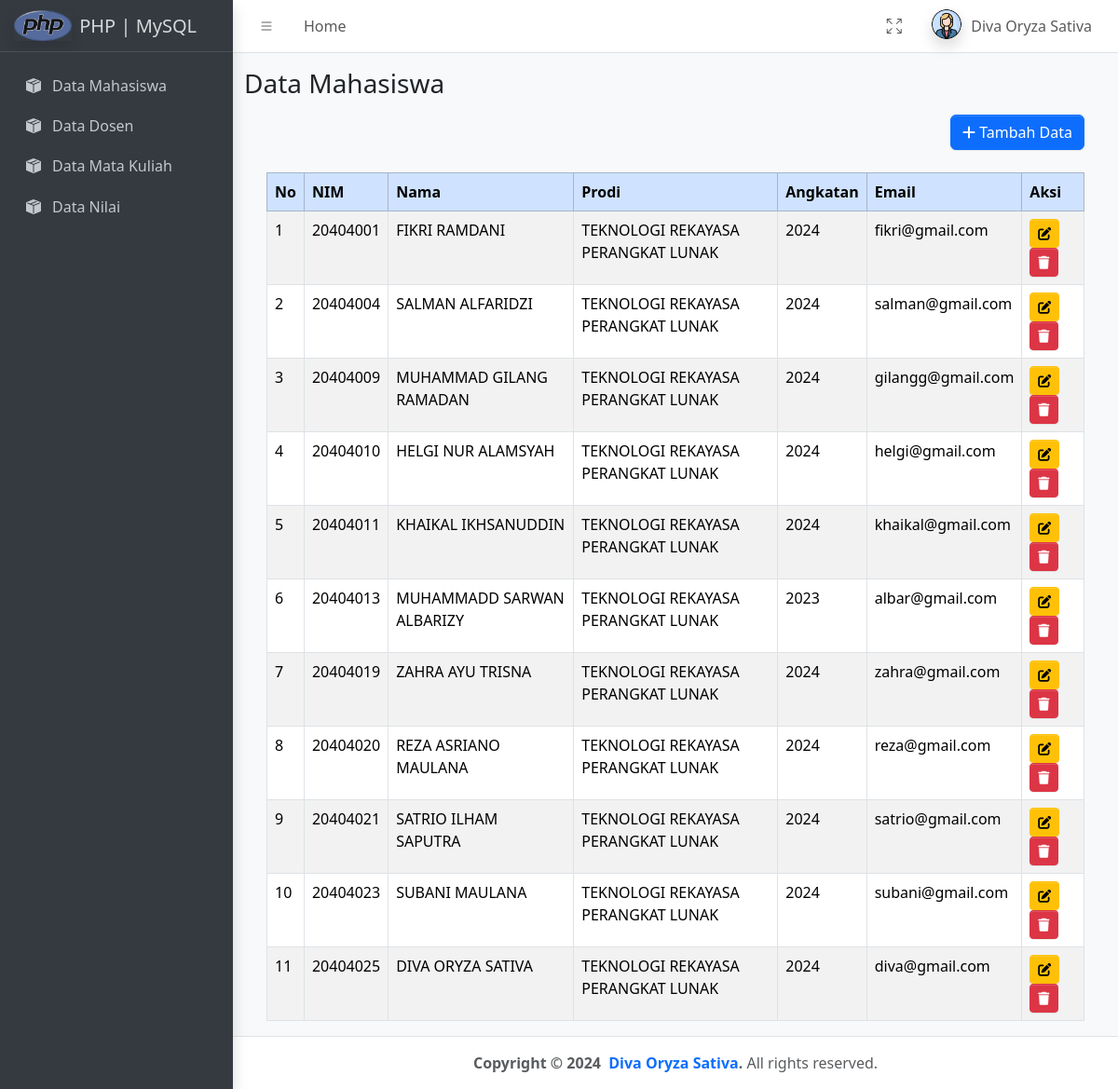
Screenshot of /mahasiswa/index.php (signed in) with the database file from the repository.
### tables this page shows
CREATE TABLE `tbl_mahasiswa` (
  `nim` int(11) NOT NULL,
  `nama` varchar(120) DEFAULT NULL,
  `prodi` varchar(120) DEFAULT NULL,
  `angkatan` int(11) DEFAULT NULL,
  `email` char(50) DEFAULT NULL
);

### mahasiswa/index.php (the view, shortened to what this page needs)
<?php
include ('../komponen/koneksi.php');
include ('../komponen/header.php');
include ('../komponen/topbar.php');
include ('../komponen/sidebar.php');
?>
<div class="container">
    <h3 class = "mt-3 mb-3">Data Mahasiswa</h3>
    <div class="d-flex justify-content-end mb-3 me-4">
        <a href="tambah.php" class="btn btn-primary">
            <i class="fas fa-plus"></i> Tambah Data
        </a>
    </div>
    <div class="mt-4 ms-4 me-4">
    <table class="table table-bordered table-striped table-hover">
        <thead class="table-primary">
            <tr>
                <th>No</th>
                <th>NIM</th>
                <th>Nama</th>
                <th>Prodi</th>
                <th>Angkatan</th>
                <th>Email</th>
                <th>Aksi</th>
            </tr>
        </thead>
        <tbody>
            <?php
            $i = 1;
            $data = mysqli_query($koneksi, "SELECT * FROM tbl_mahasiswa");
            while ($row = mysqli_fetch_array($data)) { ?>
                <tr>
                    <td><?= $i; ?></td>
                    <td><?= $row['nim']; ?></td>
                    <td><?= $row['nama']; ?></td>
                    <td><?= $row['prodi']; ?></td>
                    <td><?= $row['angkatan']; ?></td>
                    <td><?= $row['email']; ?></td>
                    <td>
                        <a href="edit.php?nim=<?= $row['nim']; ?>" class="btn btn-warning btn-sm">
                            <i class="fas fa-edit"></i>
                        </a>
                        <a href="hapus.php?nim=<?= $row['nim']; ?>" onclick="return confirm('Yakin hapus data ini?')" class="btn btn-danger btn-sm">
                           <i class="fas fa-trash"></i>
                        </a>
                    </td>
                </tr>
            <?php
             $i++;
        } ?>
        </tbody>
    </table>
</div>
</div>
<?php
include ('../komponen/footer.php');
?>

### rows the page displays
tbl_mahasiswa: nim "20404001", nama "FIKRI RAMDANI", prodi "TEKNOLOGI REKAYASA PERANGKAT LUNAK", angkatan "2024", email "fikri@gmail.com"
tbl_mahasiswa: nim "20404004", nama "SALMAN ALFARIDZI", prodi "TEKNOLOGI REKAYASA PERANGKAT LUNAK", angkatan "2024", email "salman@gmail.com"
tbl_mahasiswa: nim "20404009", nama "MUHAMMAD GILANG RAMADAN", prodi "TEKNOLOGI REKAYASA PERANGKAT LUNAK", angkatan "2024", email "gilangg@gmail.com"
tbl_mahasiswa: nim "20404010", nama "HELGI NUR ALAMSYAH", prodi "TEKNOLOGI REKAYASA PERANGKAT LUNAK", angkatan "2024", email "helgi@gmail.com"
tbl_mahasiswa: nim "20404011", nama "KHAIKAL IKHSANUDDIN", prodi "TEKNOLOGI REKAYASA PERANGKAT LUNAK", angkatan "2024", email "khaikal@gmail.com"
tbl_mahasiswa: nim "20404013", nama "MUHAMMADD SARWAN ALBARIZY", prodi "TEKNOLOGI REKAYASA PERANGKAT LUNAK", angkatan "2023", email "albar@gmail.com"
tbl_mahasiswa: nim "20404019", nama "ZAHRA AYU TRISNA", prodi "TEKNOLOGI REKAYASA PERANGKAT LUNAK", angkatan "2024", email "zahra@gmail.com"
tbl_mahasiswa: nim "20404020", nama "REZA ASRIANO MAULANA", prodi "TEKNOLOGI REKAYASA PERANGKAT LUNAK", angkatan "2024", email "reza@gmail.com"
tbl_mahasiswa: nim "20404021", nama "SATRIO ILHAM SAPUTRA", prodi "TEKNOLOGI REKAYASA PERANGKAT LUNAK", angkatan "2024", email "satrio@gmail.com"
tbl_mahasiswa: nim "20404023", nama "SUBANI MAULANA", prodi "TEKNOLOGI REKAYASA PERANGKAT LUNAK", angkatan "2024", email "subani@gmail.com"
tbl_mahasiswa: nim "20404025", nama "DIVA ORYZA SATIVA", prodi "TEKNOLOGI REKAYASA PERANGKAT LUNAK", angkatan "2024", email "diva@gmail.com"
